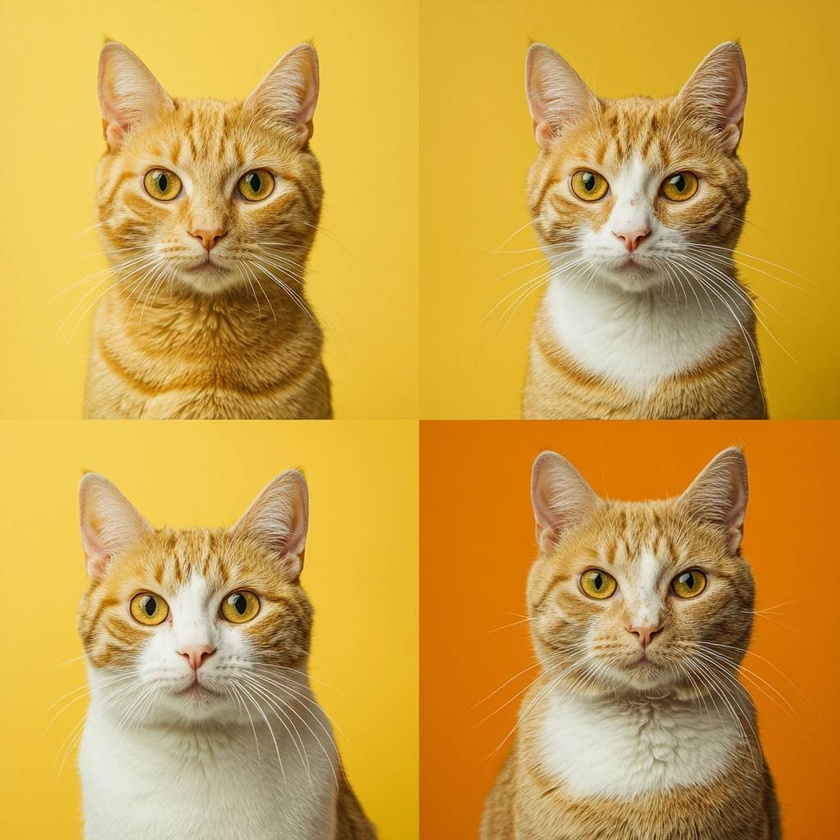
#> input picture cats.jpg, 840 x 840 px, shrunk from 1024 x 1024 before the run
$ python main.py
#> lines starting #> are read from the running program, lines starting #| are printed output that depends on the picture; after the words box and inside, x2 and y2 are one past the last pixel; in counts of white or black regions, pixels touching at a corner belong together
import cv2
import numpy as np
from matplotlib import pyplot as plt
from scipy.ndimage import binary_opening, binary_closing, binary_erosion

# Загружаем изображения
image = cv2.imread('cats.jpg')
#> image is the input picture: shape (840, 840, 3); mean B, G, R 70.8, 160.7, 203.4
image_rgb = cv2.cvtColor(image, cv2.COLOR_BGR2RGB) # В формат RGB так как он cv2 по умолчанию в BGR
image_hsv = cv2.cvtColor(image_rgb, cv2.COLOR_RGB2HSV) # В HSV формат
#> image_hsv: shape (840, 840, 3); mean H, S, V 20.7, 165.4, 203.4

# Функция для обработки каждого сегмента
def process_segment(segment, tolerance):
    # Определяем угловые пиксели для фона
    corner_pixels = np.concatenate([
        segment[:20, :20].reshape(-1, 3),  # Верхний левый
        segment[:20, -20:].reshape(-1, 3), # Верхний правый
        segment[-20:, :20].reshape(-1, 3), # Нижний левый
        segment[-20:, -20:].reshape(-1, 3) # Нижний правый
    ])
    # Средний цвет фона
    mean_bg_color = np.mean(corner_pixels, axis=0)
    h_bg, s_bg, v_bg = mean_bg_color

    # Создаем маску по HSV с некоторым порогом
    mask = ((np.abs(segment[:, :, 0] - h_bg) < tolerance) &
            (np.abs(segment[:, :, 1] - s_bg) < tolerance) &
            (np.abs(segment[:, :, 2] - v_bg) < tolerance))
    mask = mask.astype(np.uint8) * 255

    # Очищаем маску через бинарные операции
    binary_mask = mask > 0
    # Бинарное морфологическое открытие для закрытия дыр в изображении
    # 1) Эрозия - Уменьшает белые области, съедая края объектов
    # 2) Дилатация - Расширяет оставшиеся белые области, восстанавливая часть потерянных пикселей после эрозии
    binary_mask = binary_opening(binary_mask, structure=np.ones((20, 20)))

    # binary_mask = binary_erosion(binary_mask, structure=np.ones((10, 10)))
    # binary_mask = binary_closing(binary_mask, structure=np.ones((5, 5)))

    mask_cleaned = (binary_mask * 255).astype(np.uint8)

    # Инвертируем маску
    mask_inv = 255 - mask_cleaned

    # Применяем маску и создаем изображение с прозрачным фоном
    segment_rgb = cv2.cvtColor(segment, cv2.COLOR_HSV2RGB)
    result = np.zeros((segment_rgb.shape[0], segment_rgb.shape[1], 4), dtype=np.uint8) # RGBA для прозрачности по альфа каналу

    # Удаляем фон
    result[..., :3] = segment_rgb # Эквивалент [:, :, :3]
    result[..., 3] = mask_inv # Прозрачность только для фона

    return result

# Разделяем изображения на 4 части по котам
h, w = image_hsv.shape[:2]
#> h = 840; w = 840
half_h, half_w = h // 2, w // 2
#> half_h = 420; half_w = 420

segments = [
    image_hsv[:half_h, :half_w], # Верхний левый
    image_hsv[:half_h, half_w:], # Верхний правый
    image_hsv[half_h:, :half_w], # Нижний левый
    image_hsv[half_h:, half_w:]  # Нижний правый
]

# Применяем алгоритм к каждой части
results = []
masks = []
tolerances = [35, 85, 60, 100] # Пороги для каждого кота

for i, segment in enumerate(segments):
    result = process_segment(segment, tolerances[i])
    results.append(result)
#> this loop made 4 passes
#> (h_bg in process_segment, s_bg in process_segment, v_bg in process_segment) on passes 1 to 4: (22.78, 179.5, 233.8), (22.22, 221.5, 202), (22.57, 204.9, 229.5), (15.3, 253.7, 197.2)
#> pass 1, in process_segment, `mask = ((np.abs(segment[:, :, 0] - h_bg) < tolerance) & (np.abs(segmen..`:
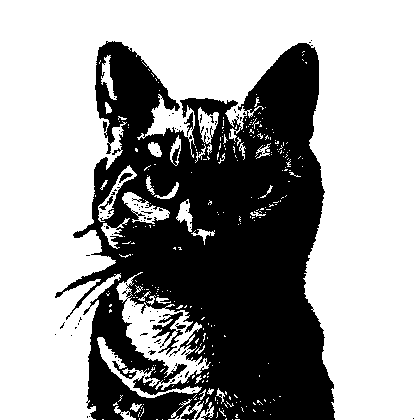
#> mask: shape (420, 420) bool; 62.5% white; 89 black regions (83 under 20 px), largest, box (x1, y1, x2, y2) and area: (55, 41, 335, 420) 65327, (152, 312, 183, 355) 433, (119, 173, 133, 183) 60, (99, 196, 113, 210) 54, (175, 323, 186, 329) 36, (103, 121, 107, 132) 31
#> pass 1, in process_segment, `binary_mask = binary_opening(binary_mask, structure=np.ones((20, 20)))`:
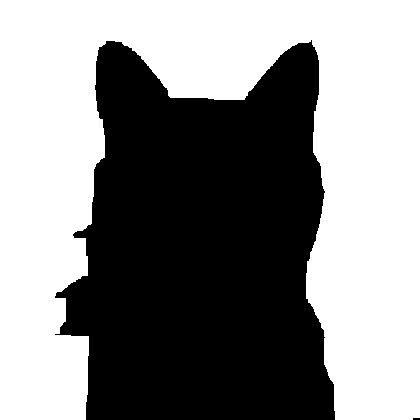
#> binary_mask: shape (420, 420) bool; 54.5% white; 2 black regions (1 under 20 px), largest, box (x1, y1, x2, y2) and area: (55, 40, 335, 420) 80332
#> after the loop, results = 4 items

# Объединяем сегменты обратно
top_row = np.hstack((results[0], results[1]))
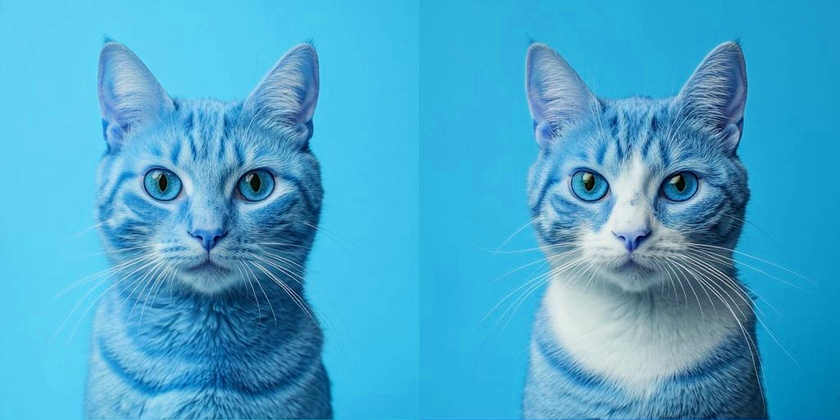
#> top_row: shape (420, 840, 4); mean of channels 0, 1, 2, 3 206, 167.6, 71.1, 111.7; drawn as B, G, R
bottom_row = np.hstack((results[2], results[3]))
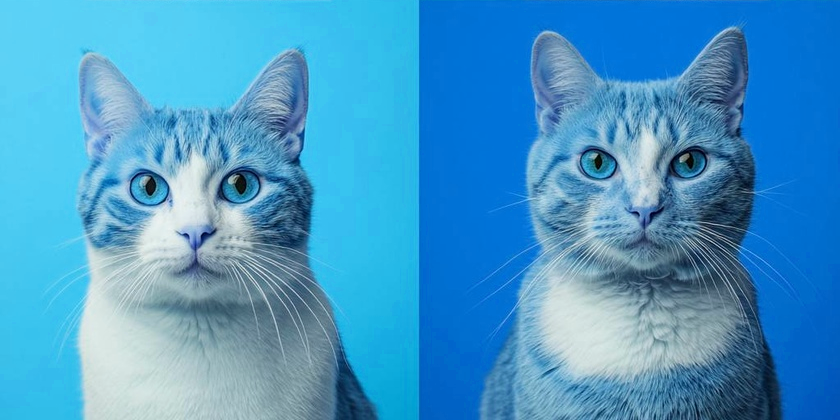
#> bottom_row: shape (420, 840, 4); mean of channels 0, 1, 2, 3 200.8, 152.8, 69.6, 120.2; drawn as B, G, R
final_image = np.vstack((top_row, bottom_row))
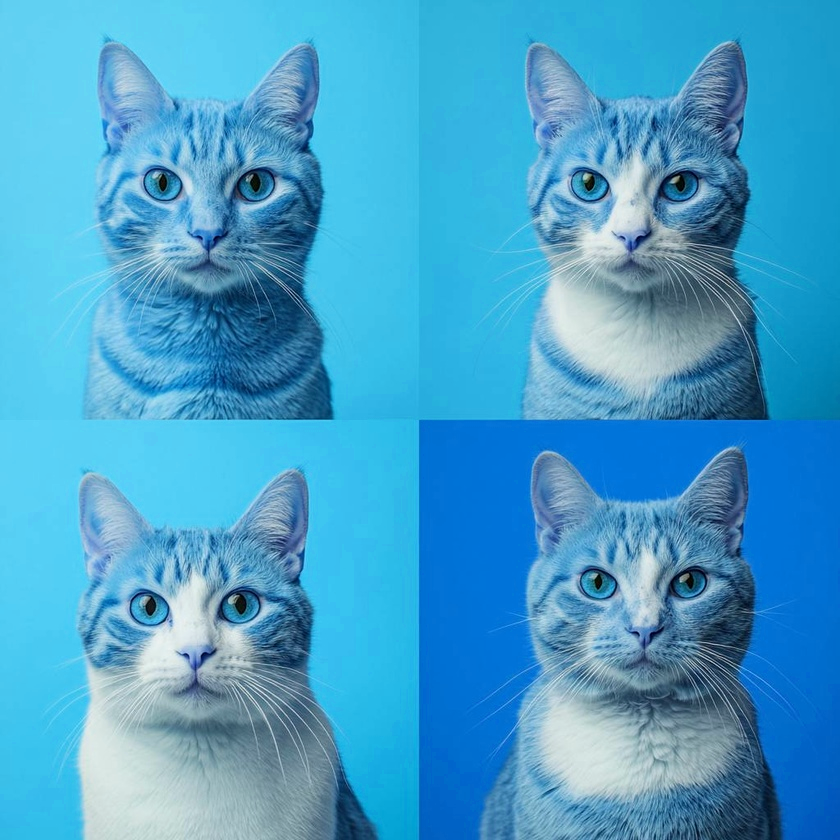
#> final_image: shape (840, 840, 4); mean of channels 0, 1, 2, 3 203.4, 160.2, 70.4, 115.9; drawn as B, G, R

plt.figure(figsize=(10, 10))
plt.imshow(final_image)
plt.title("Background Removed")
plt.axis('off')
plt.show()

# Сохраняем изображение с прозрачным фоном
final_image_bgra = cv2.cvtColor(final_image, cv2.COLOR_RGBA2BGRA)
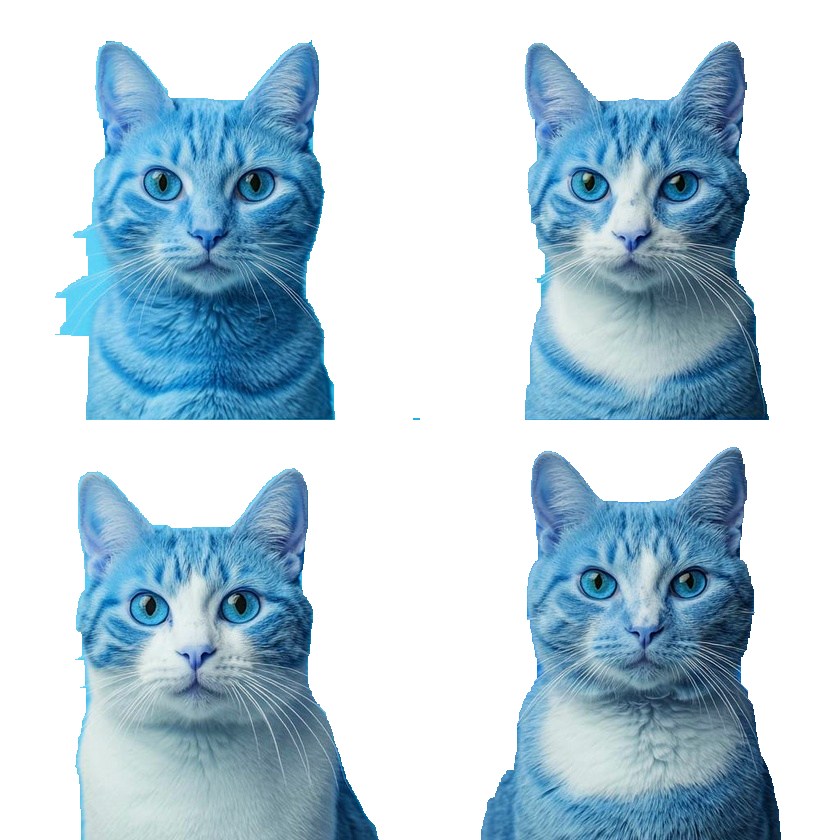
#> final_image_bgra: shape (840, 840, 4); mean R, G, B, A 70.4, 160.2, 203.4, 115.9; transparent parts drawn white
cv2.imwrite('cats_no_background.png', final_image_bgra)
